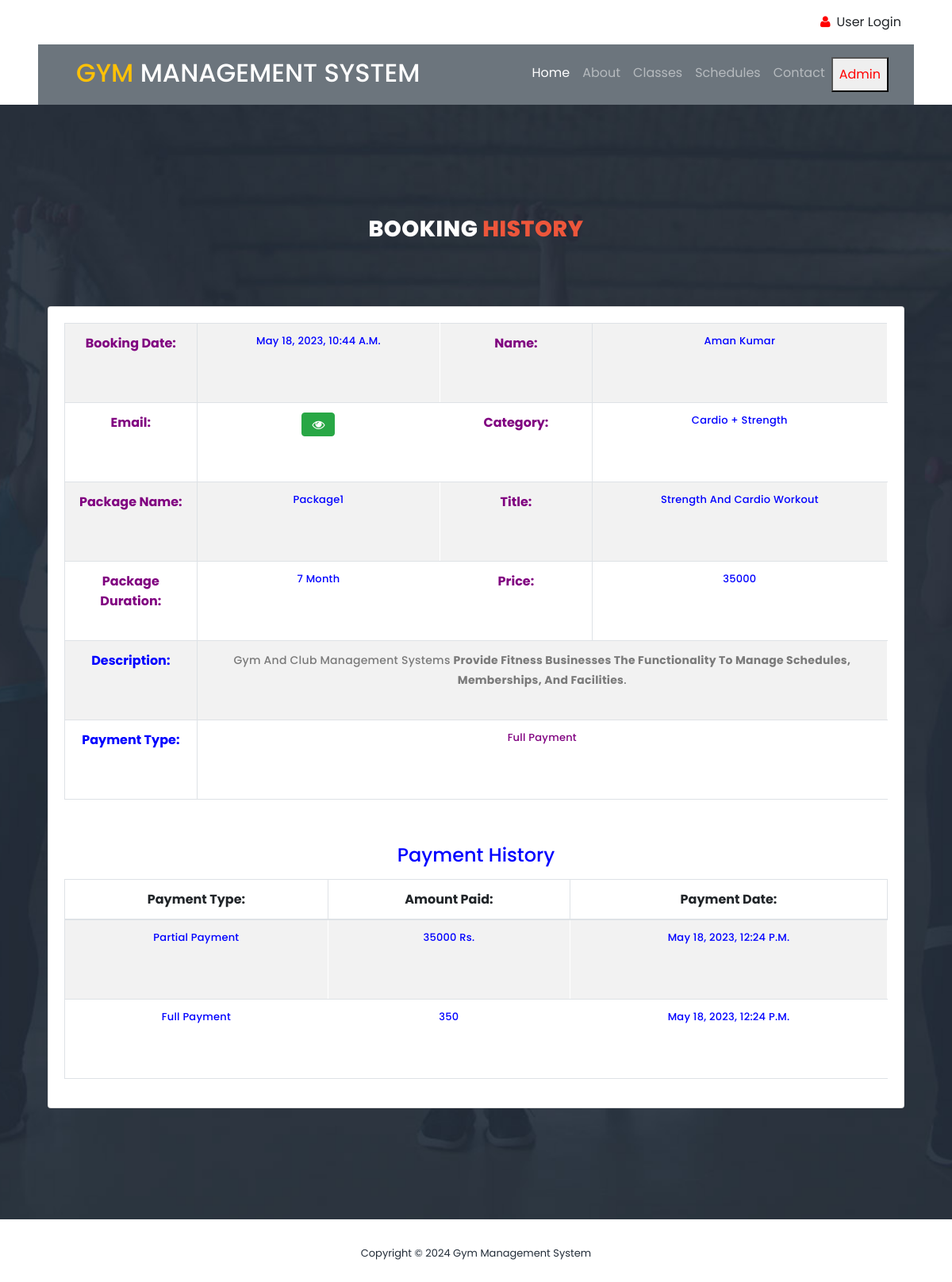
The page /booking_detail/1/ on the database its author committed.
### gym/models.py (models this page shows, shortened)
class Booking(models.Model):
    package = models.ForeignKey(Package, on_delete=models.CASCADE, null=True, blank=True)
    register = models.ForeignKey(Signup, on_delete=models.CASCADE, null=True, blank=True)
    bookingnumber = models.CharField(max_length=100, null=True, blank=True)
    status = models.IntegerField(choices=STATUS, default=1)
    creationdate = models.DateTimeField(auto_now_add=True)

class Package(models.Model):
    category = models.ForeignKey(Category, on_delete=models.CASCADE, null=True)
    packagename = models.ForeignKey(Packagetype, on_delete=models.CASCADE, null=True)
    titlename = models.CharField(max_length=200, null=True)
    packageduration = models.CharField(max_length=50, null=True)
    price = models.CharField(max_length=200, null=True)
    description = models.CharField(max_length=200, null=True)
    creationdate = models.DateTimeField(auto_now_add=True)

class Signup(models.Model):
    user = models.ForeignKey(User, on_delete=models.CASCADE, null=True)
    mobile = models.CharField(max_length=15, null=True)
    state = models.CharField(max_length=150, null=True)
    city = models.CharField(max_length=150, null=True)
    address = models.CharField(max_length=200, null=True)
    creationdate = models.DateTimeField(auto_now_add=True)

class Category(models.Model):
    categoryname = models.CharField(max_length=200, null=True)
    status = models.CharField(max_length=300, null=True)
    creationdate = models.DateTimeField(auto_now_add=True)

class Packagetype(models.Model):
    category = models.ForeignKey(Category, on_delete=models.CASCADE, null=True)
    packagename = models.CharField(max_length=200, null=True)
    creationdate = models.DateTimeField(auto_now_add=True)
    def __str__(self):
        return self.packagename

class Paymenthistory(models.Model):
    user = models.ForeignKey(Signup, on_delete=models.CASCADE, null=True, blank=True)
    booking = models.ForeignKey(Booking, on_delete=models.CASCADE, null=True, blank=True)
    price = models.CharField(max_length=100, null=True, blank=True)
    status = models.IntegerField(choices=STATUS, default=1)
    creationdate = models.DateTimeField(auto_now_add=True)

### gym/views.py (the view, shortened to what this page needs)
# urls.py: path('booking_detail/<int:pid>/', booking_detail, name="booking_detail"),
def booking_detail(request, pid):
    data = Booking.objects.get(id=pid)
    payment = Paymenthistory.objects.filter(booking=data)
    if request.user.is_staff:
        return render(request, "admin/admin_booking_detail.html", locals())
    else:
        return render(request, "user_booking_detail.html", locals())

### gym/templates/user_booking_detail.html (shortened to what this page needs)
{% load static %}
<link rel="stylesheet" href="https://cdnjs.cloudflare.com/ajax/libs/font-awesome/6.2.0/css/all.min.css" />
<html lang="en">
<head>
    <link rel="stylesheet" type="text/css" href="{% static 'assets/css/bootstrap.min.css' %}">
    <link rel="stylesheet" type="text/css" href="{% static 'assets/css/font-awesome.css' %}">
    <link rel="stylesheet" href="{% static 'assets/css/templatemo-training-studio.css' %}">
</head>
<div class="container-fluid py-3 px-lg-5 d-none d-lg-block">
    <div class="row">
        {% if request.user.is_authenticated %}
        <div class="col-md-6 text-center text-lg-left mb-2 mb-lg-0">
            <div class="d-inline-flex align-items-center">
                <a class="text-body pr-3" href="/user_profile/"><i style="color:red" class="fa fa-user mr-2"></i>My Profile</a>
                <a class="text-body px-3" href="/user_change_password/"><i style="color:red" class="fa fa-unlock-alt mr-2"></i>Change Password</a>
                <a class="text-body px-3" href="/user_logout/"><i style="color:red" class="fa fa-envelope mr-2"></i>Logout</a>
            </div>
        </div>
        {% else %}
        <div class="col-md-12 text-center text-lg-right">
            <div class="d-inline-flex align-items-center">
                <a class="text-body px-3"  href="/user_login/">
                    <i style="color:red" class="fa fa-user mr-2"></i>User Login</a>
            </div>
        </div>
        {% endif %}
    </div>
</div>
<div class="container-fluid position-relative nav-bar p-0">
    <div class="position-relative px-lg-5" style="z-index: 9;">
        <nav class="navbar navbar-expand-lg bg-secondary navbar-dark py-3 py-lg-3 pl-3 pl-lg-5">
            <a href="" >
                <h2 class="text-uppercase text-warning mb-1">Gym <span class="text-white">Management System</span>
                </h2>
            </a>
            <div class="collapse navbar-collapse justify-content-between px-3" id="navbarCollapse">
                <div class="navbar-nav ml-auto py-0">
                    <a href="/" class="nav-item nav-link active">Home</a>
                    <a href="#features" class="nav-item nav-link">About</a>
                    <a href="#our-classes" class="nav-item nav-link">Classes</a>
                    <a href="#schedule" class="nav-item nav-link ">Schedules</a>
                    <a href="#contact-us" class="nav-item nav-link">Contact</a>
                    {% if request.user.is_authenticated %}
                    <a href="/booking_history/" class="nav-item nav-link">Booking History</a>
                    {% else %}
                    <a href="#admin"><button style="color:red" class="nav-item nav-link">Admin</button></a>
                    {% endif %}
                </div>
            </div>
        </nav>
    </div>
</div>
<body>
<section class="section" id="schedule">
    <div class="container">
        <div class="row">
            <div class="col-lg-6 offset-lg-3">
                <div class="section-heading dark-bg">
                    <h2>Booking <em>History</em></h2>
                </div>
            </div>
        </div>
        <section class="content">
        <div class="container">
            <div class="row">
                <div class="col-12">
                    <div class="card">
                        <div class="card-body">
                            <table id="example" class="table table-bordered table-striped">
                                <tr>
                                    <th style="color:purple">Booking Date:</th>
                                    <td style="color:blue">{{data.package.creationdate}}</td>
                                    <th style="color:purple">Name:</th>
                                    <td style="color:blue">{{data.register.user.first_name}} {{data.register.user.last_name}}</td>
                                </tr>
                                <tr>
                                    <th style="color:purple">Email:</th>
                                    <td>
                                        <button type="button" class="btn btn-success" id="email-btn-{{forloop.counter}}" onclick="togglePassword('email-{{forloop.counter}}', this.id)"><i class="fa fa-eye"></i></button>
                                    </td>
                                    <th style="color:purple">Category:</th>
                                    <td style="color:blue">{{data.package.category.categoryname}}</td>
                                </tr>
                                <tr>
                                    <th style="color:purple">Package Name:</th>
                                    <td style="color:blue">{{data.package.packagename}}</td>
                                    <th style="color:purple">Title:</th>
                                    <td style="color:blue">{{data.package.titlename}}</td>
                                </tr>
                                <tr>
                                    <th style="color:purple">Package Duration:</th>
                                    <td style="color:blue">{{data.package.packageduration}}</td>
                                    <th style="color:purple">Price:</th>
                                    <td style="color:blue">{{data.package.price}}</td>
                                </tr>
                                <tr>
                                    <th style="color:blue">Description:</th>
                                    <td colspan="10" style="color:purple">{{data.package.description|safe}}</td>
                                </tr>
                                <tr>
                                    <th style="color:blue">Payment Type:</th>
                                    <td colspan="10" style="color:purple">{{data.get_status_display}}</td>
                                </tr>
                            </table>
                            <table id="example6" class="table table-bordered table-striped">
                                        <div class="card-body">
                                            <tr>
                                                <center>
                                                    <h4 style="color:blue">Payment History</h4>
                                                </center>
                                            </tr>
                                            <table id="example5" class="table table-bordered table-striped">
                                                <thead>
                                                <tr>
                                                    <th>Payment Type:</th>
                                                    <th>Amount Paid:</th>
                                                    <th>Payment Date:</th>
                                                </tr>
                                                </thead>
                                                <tbody>
                                                {% for i in payment %}
                                                <tr>
                                                    <td style="color:blue">{{i.get_status_display}}</td>
                                                    <td style="color:blue">{{i.price}}</td>
                                                    <td style="color:blue">{{i.creationdate}}</td>
                                                </tr>
                                                {% endfor %}
                                                </tbody>
                                            </table>
                                        </div>
                            </table>
                        </div>
                    </div>
                </div>
            </div>
        </div>
        </section>
    </div>
</section>
<footer>
    <div class="container">
        <div class="row">
            <div class="col-lg-12">
                <p>Copyright &copy;
                    Gym Management System
                </p>
            </div>
        </div>
    </div>
</footer>
</body>
</html>

### gym/static/assets/css/templatemo-training-studio.css (style rules this page uses)
html, body, div, span, applet, object, iframe, h1, h2, h3, h4, h5, h6, p, blockquote, div pre, a, abbr, acronym, address, big, cite, code, del, dfn, em, font, img, ins, kbd, q, s, samp, small, strike, strong, sub, sup, tt, var, b, u, i, center, dl, dt, dd, ol, ul, li, figure, header, nav, section, article, aside, footer, figcaption { margin: 0; padding: 0; border: 0; outline: 0; }
header, nav, section, article, aside, footer, hgroup { display: block; }
* { box-sizing: border-box; }
html, body { font-family: 'Poppins', sans-serif; font-weight: 400; background-color: #fff; font-size: 16px; -ms-text-size-adjust: 100%; -webkit-font-smoothing: antialiased; -moz-osx-font-smoothing: grayscale; }
a { text-decoration: none !important; }
h1, h2, h3, h4, h5, h6 { margin-top: 0px; margin-bottom: 0px; }
p { font-size: 14px; line-height: 25px; color: #7a7a7a; }
html, body { background: #fff; font-family: 'Poppins', sans-serif; }
.section-heading { text-align: center; margin-top: 140px; margin-bottom: 80px; }
.section-heading h2 { font-size: 28px; font-weight: 800; color: #232d39; text-transform: uppercase; letter-spacing: 0.5px; margin-top: 0px; margin-bottom: 0px; }
.section-heading h2 em { font-style: normal; color: #ed563b; }
.dark-bg h2 { color: #fff; }
#schedule { padding: 0px 0px 140px 0px; background-image: url(../images/schedule-bg.jpg); background-position: center center; background-repeat: no-repeat; background-size: cover; }
#schedule table { width: 100%; text-align: center; border: 1px solid #fff; }
#schedule table tbody { border-top: 1px solid #fff; }
#schedule table tbody tr { border-bottom: 1px solid #fff; }
#schedule table tbody tr td { border-right: 1px solid #fff; height: 100px; }
#schedule table tr td { color: #fff; font-size: 13px; text-transform: capitalize; font-weight: 500; letter-spacing: 0.25px; }
footer { text-align: center; padding: 30px 0px; }
footer p { color: #232d39; font-size: 13px; }

### gym/templates/user_booking_detail.html (style rules this page uses)
td { padding:0px; }

### rows shown on the page
Booking: package.creationdate "May 18, 2023, 10:44 A.m.", register.user.first_name "Aman", register.user.last_name "Kumar", package.category.categoryname "Cardio + Strength", package.packagename "Package1", package.titlename "Strength And Cardio Workout", package.packageduration "7 Month", package.price "35000", package.description "Gym And Club Management Systems Provide Fitness Businesses The Functionality To Manage Schedules, Memberships, And Facilities .", status "Full Payment"
Paymenthistory: status "Partial Payment", price "35000 Rs.", creationdate "May 18, 2023, 12:24 P.m."
Paymenthistory: status "Full Payment", price "350", creationdate "May 18, 2023, 12:24 P.m."
